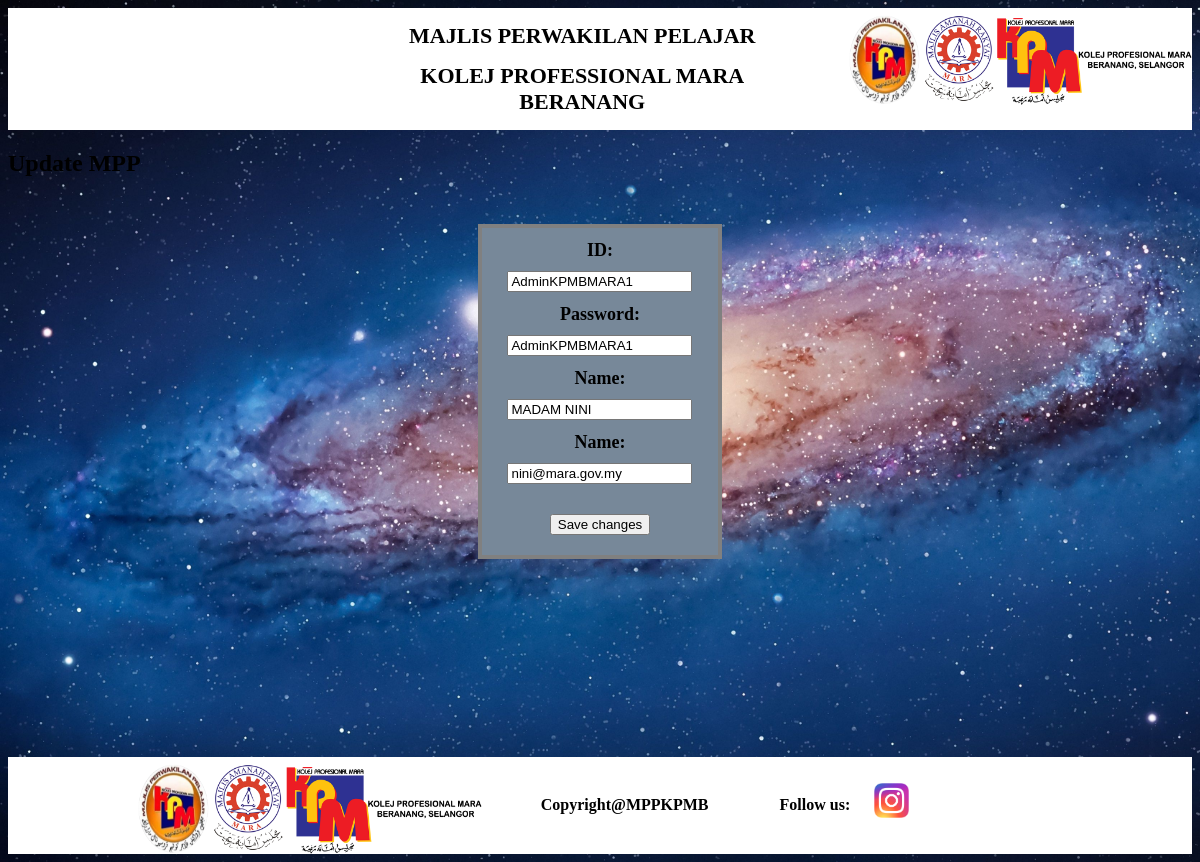
/MPPpage/updateprofileadmin/AdminKPMBMARA1/, run on the app's committed database.
### MPP_App/models.py (models this page shows)
class ADMIN(models.Model):
    adminID=models.CharField(max_length=20, primary_key=True)
    adminName=models.CharField(max_length=20)
    adminEmail=models.EmailField()
    adminPassword=models.CharField(max_length=15)

### MPP_App/views.py (the view, shortened to what this page needs)
# urls.py: path('updateprofileadmin/<str:adminID>/', views.updateprofileadmin, name='updateprofileadmin'),
def updateprofileadmin(request, adminID):
    admin = get_object_or_404(ADMIN, adminID=adminID)
    return render(request, 'updateprofileadmin.html', {'admin': admin})

### MPP_App/templates/updateprofileadmin.html (shortened to what this page needs)
<!DOCTYPE html>
<html lang="en">
<head>
    {% load static %}
</head>
<body>
    <header>
        <div class="row1">
            <div class="cols col1">
                <h1>MAJLIS PERWAKILAN PELAJAR</h1>
                <h1>KOLEJ PROFESSIONAL MARA BERANANG</h1>
            </div>
            <div class="cols col2">
                {% load static %}
                <img src="{% static 'logo MPP.png' %}" alt="">
            </div>
            <div class="cols col6">
                {% load static %}
                <img src="{% static 'kpm.png' %}" alt="">
            </div>
        </div>
    </header>
    <article>
        <h1>Update MPP</h1>
        <div class="container">
            <form method="post">
                <div class="label">
                    <label for="adminID">ID:</label>
                </div>
                <div class="data">
                    <input type="text" id="adminID" name="adminID" value="{{ admin.adminID }}" readonly><br>
                </div>
                <div class="label">
                    <label for="adminPassword">Password:</label>
                </div>
                <div class="data">
                    <input type="text" id="adminPassword" name="adminPassword" value="{{ admin.adminPassword }}"><br>
                </div>
                <div class="label">
                    <label for="adminName">Name:</label>
                </div>
                <div class="data">
                    <input type="text" id="adminName" name="adminName" value="{{ admin.adminName }}"><br>
                </div>
                <div class="label">
                    <label for="adminEmail">Name:</label>
                </div>
                <div class="data">
                    <input type="email" id="adminEmail" name="adminEmail" value="{{ admin.adminEmail }}"><br>
                </div>
                <div class="savebutton">
                    <button type="submit">Save changes</button>
                </div>
            </form>
        </div>
    </article>
    <br><br><br><br><br><br><br><br><br><br><br>
    <footer>
        <div class="row3">
            <div class="cols col7">
                {% load static %}
                <img src="{% static 'logo MPP.png' %}" alt="">
            </div>
            <div class="cols col8">
                {% load static %}
                <img src="{% static 'kpm.png' %}" alt="">
            </div>
            <div class="cols col10">
                <h4>Copyright@MPPKPMB</h4>
            </div>
            <div class="cols col10">
                <h4>Follow us:</h4>
            </div>
            <div class="cols col9">
                <a href="https://www.instagram.com/mppkpmb/">
                    <img src="{% static 'ig.png' %}" alt="">
                </a>
            </div>
        </div>
    </footer>

### data on the page
ADMIN: adminID "AdminKPMBMARA1", adminPassword "AdminKPMBMARA1", adminName "MADAM NINI", adminEmail "nini@mara.gov.my"
